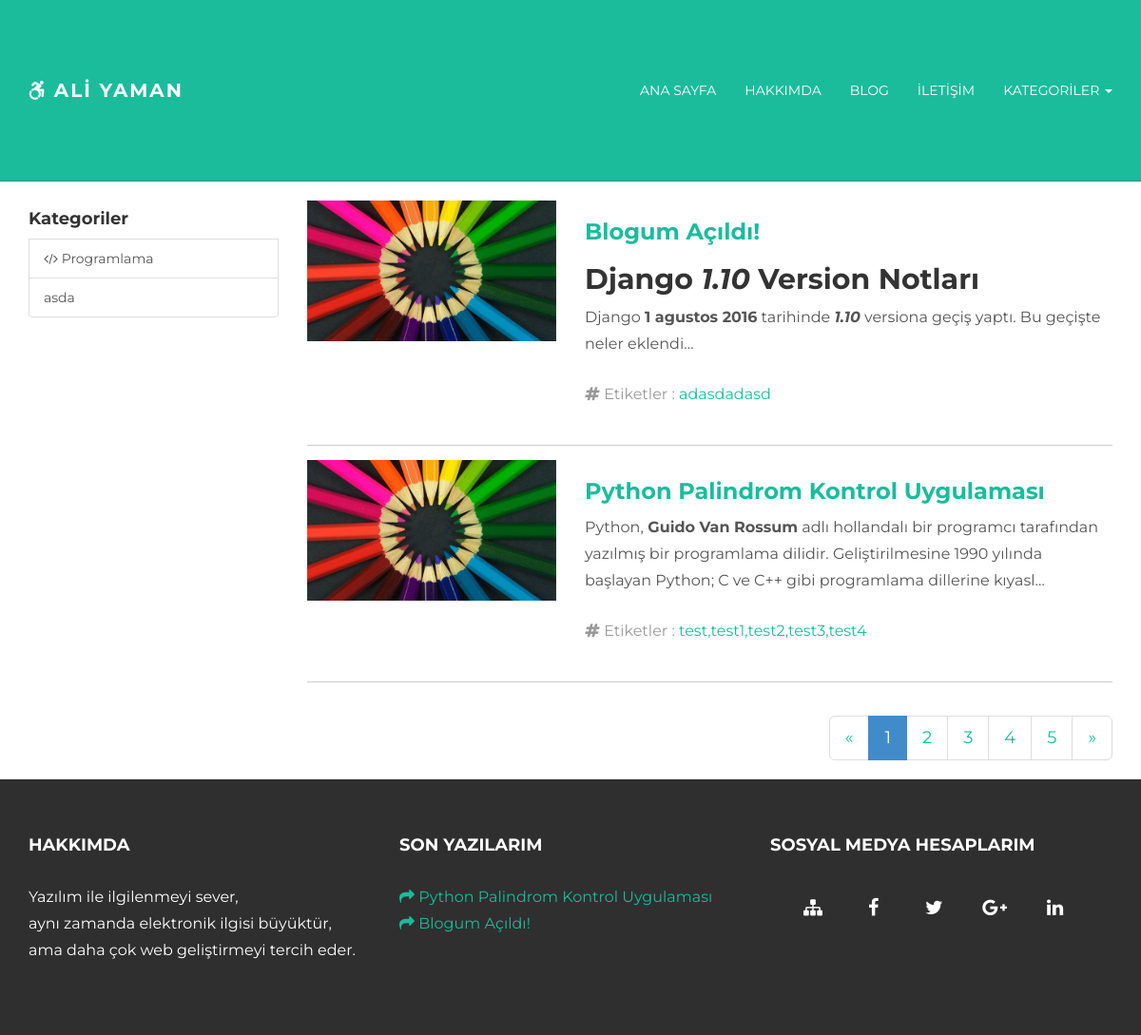
The page /blog/ on the database as committed earlier.
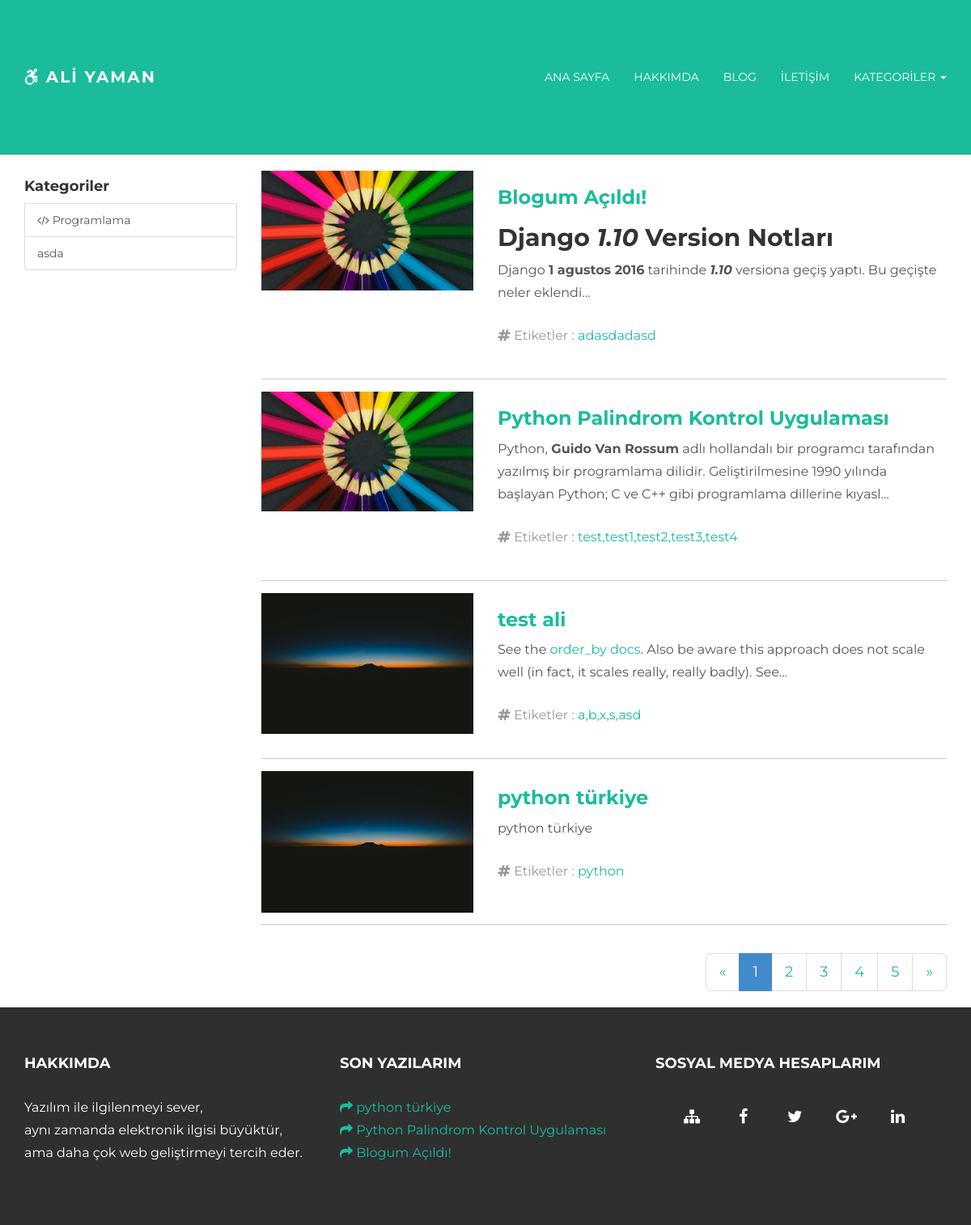
The same page on the database as committed later.
### Blog/models.py (models this page shows, shortened)
class category(models.Model):
    category_name = models.CharField(max_length=50,null=True)
    category_keywords = models.CharField(max_length=500,null=True)
    category_description = models.CharField(max_length=500,null=True)
    category_icon = models.CharField(max_length=100,null=True)
    class Meta:
        verbose_name_plural = "Kategoriler"

class post(models.Model):
    title = models.CharField(max_length=500,null=True)
    time = models.DateField(null=True)
    content = RichTextField(null=True)
    keywords = models.CharField(max_length=500,null=True)
    description = models.CharField(max_length=500,null=True)
    image = models.ImageField(upload_to='blog_img',null=True)
    category_list = models.ForeignKey(category,null=True)
    seo_url = models.CharField(max_length=500,null=True)
    class Meta:
        verbose_name_plural = "Blog Yaz"

### Blog/views.py (the view)
# urls.py: 2. Add a URL to urlpatterns:  url(r'^blog/', include('blog.urls'))
def blog(request):
    last_db = post.objects.order_by('?')[:3]
    db = post.objects.order_by()[:6]
    post_db = post.objects.all()
    category_db = category.objects.all()
    pages = Paginator(post_db,5)
    return render(request, 'blog.html', {
        'last_db': last_db,
        'db': db,
        'pages': pages,
        'category_db': category_db
    })

### templates/blog.html (shortened to what this page needs)
{% extends 'base.html' %}
{% load static %}
{% block category %}
<li class="dropdown">
          <a href="#" data-toggle="dropdown" role="button" aria-haspopup="true" aria-expanded="false">Kategoriler <span class="caret"></span></a>
        </li>
{% endblock %}
{% block content %}
<div class="row-fluid top30 pagetitle">
  <div class="container">
    <div class="row">
      <div class="col-md-12"><br></div>
    </div>
  </div>
</div>
<div class="container">
  <div class="row">
    <div class="col-md-3">
      <div id="demo" class="collapse in">
        <div class="list-group list-group">
          <h4 class="">Kategoriler</h4>
            {% for i in category_db %}
<a href="#" class="list-group-item"><i class="{{ i.category_icon }}" aria-hidden="true"></i> {{ i.category_name }}</a>
            {% endfor %}
        </div>
      </div>
    </div>
    <div class="col-md-9">
     {% for i in db %}
      <div class="row">
        <div class="col-sm-4"><a href="#" class=""><img src="http://127.0.0.1:8000/media/{{ i.image }}" class="img-responsive"></a>
        </div>
        <div class="col-sm-8">
          <h3 class="title"><a href="/makale/{{ i.seo_url }}">{{ i.title }}</a></h3>
            {{ i.content | safe | truncatechars:210 }}
          <p class="text-muted"> <i class="fa fa-hashtag" aria-hidden="true"></i> Etiketler :  <a href="/makale/{{ i.seo_url }}">{{ i.keywords }}</a></p>
        </div>
      </div>
      <hr>
    {% endfor %}
      <ul class="pagination pagination-lg pull-right">
        <li><a href="#">«</a></li>
        <li class="active"><a href="#">1</a></li>
        <li><a href="#">2</a></li>
        <li><a href="#">3</a></li>
        <li><a href="#">4</a></li>
        <li><a href="#">5</a></li>
        <li><a href="#">»</a></li>
      </ul>
    </div>
  </div>
</div>
{% endblock %}
{% block last_content %}
    {% for i in last_db %}
<a href="/makale/{{ i.seo_url }}"><i class="fa fa-share" aria-hidden="true"></i> {{ i.title }}</a><br/>
    {% endfor %}
{% endblock %}

### templates/base.html (shortened to what this page needs)
{% load static %}
<!DOCTYPE html>
<html lang="tr-TR">
  <head>
    <link href="{% static 'css/bootstrap.css' %}" rel="stylesheet">
    <link href="{% static 'css/main.css' %}" rel="stylesheet">
    <link href="{%  static 'css/font-awesome.css' %}" rel="stylesheet">
  </head>
  <body>
    <div class="navbar navbar-inverse navbar-static-top">
      <div class="container">
        <div class="navbar-header">
          <a class="navbar-brand" href="{% url 'home' %}"><i class="fa fa-wheelchair-alt" aria-hidden="true"></i> Ali Yaman</a>
        </div>
        <div class="navbar-collapse collapse">
          <ul class="nav navbar-nav navbar-right">
            <li><a href="/">Ana Sayfa</a></li>
            <li><a href="/hakkimda/">Hakkımda</a></li>
            <li><a href="/blog">Blog</a></li>
            <li><a href="/iletisim">İletişim</a></li>
            {% block category %}{% endblock %}
          </ul>
        </div>
      </div>
    </div>
{% block content %}{% endblock %}
	<div id="footer">
		<div class="container">
			<div class="row">
				<div class="col-lg-4">
					<h4>Hakkımda</h4>
					<p>
						Yazılım ile ilgilenmeyi sever,<br/>
						aynı zamanda elektronik ilgisi büyüktür, <br/>
						ama daha çok web geliştirmeyi tercih eder.
					</p>
				</div>
				<div class="col-lg-4">
					<h4>Son Yazılarım</h4>
					<p>
                        {% block last_content %}{% endblock %}
					</p>
				</div>
				<div class="col-lg-4">
					<h4>Sosyal Medya Hesaplarım</h4>
    			    <div class="col-md-12">
                        <ul class="social-network social-circle">
                            <li><a href="/sitemap.xml" class="icoRss" title="Sitemap"><i class="fa fa-sitemap"></i></a></li>
                            <li><a href="https://www.facebook.com/aliymn44" class="icoFacebook" title="Facebook"><i class="fa fa-facebook"></i></a></li>
                            <li><a href="https://www.facebook.com/aliymn44" class="icoTwitter" title="Twitter"><i class="fa fa-twitter"></i></a></li>
                            <li><a href="https://www.facebook.com/aliymn44" class="icoGoogle" title="Google +"><i class="fa fa-google-plus"></i></a></li>
                            <li><a href="https://www.facebook.com/aliymn44" class="icoLinkedin" title="Linkedin"><i class="fa fa-linkedin"></i></a></li>
                        </ul>
				    </div>
				</div>
			</div>
		</div>
	</div>
  </body>
</html>

### static/css/main.css (style rules this page uses)
body { background-color: #ffffff; font-family: 'Montserrat', sans-serif; font-weight: 400; font-size: 14px; color: #555; -webkit-font-smoothing: antialiased; -webkit-overflow-scrolling: touch; }
h1, h2, h3, h4, h5, h6 { font-family: 'Montserrat', sans-serif; font-weight: 700; color: #333; }
p { line-height: 28px; margin-bottom: 25px; font-size: 16px; }
a { color: #1abc9c; word-wrap: break-word; -webkit-transition: color 0.1s ease-in, background 0.1s ease-in; -moz-transition: color 0.1s ease-in, background 0.1s ease-in; -ms-transition: color 0.1s ease-in, background 0.1s ease-in; -o-transition: color 0.1s ease-in, background 0.1s ease-in; transition: color 0.1s ease-in, background 0.1s ease-in; }
a:before, a:after { -webkit-transition: color 0.1s ease-in, background 0.1s ease-in; -moz-transition: color 0.1s ease-in, background 0.1s ease-in; -ms-transition: color 0.1s ease-in, background 0.1s ease-in; -o-transition: color 0.1s ease-in, background 0.1s ease-in; transition: color 0.1s ease-in, background 0.1s ease-in; }
hr { display: block; height: 1px; border: 0; border-top: 1px solid #ccc; margin: 1em 0; padding: 0; }
.navbar { text-transform: uppercase; margin-bottom: 0px; }
.navbar-inverse { padding-bottom: 70px; padding-top: 70px; }
.navbar-inverse { background-color: #1abc9c; border-color: #16a085; }
.navbar-inverse .navbar-nav > li > a { color: white; }
.navbar-brand { font-weight: 700; font-size: 20px; letter-spacing: 2px; }
.navbar-inverse .navbar-brand { color: white; }
#footer { background-color: #2f2f2f; padding-top: 50px; padding-bottom: 50px; }
#footer p { color: white; }
#footer h4 { color: white; text-transform: uppercase; padding-bottom: 20px; }

Rows that differ between the two databases and show on the page:
added post: image (picture), title "test ali", content "See the order_by docs . Also be aware this approach does not scale well (in fact, it scales really, really badly). See…", keywords "a,b,x,s,asd"
added post: image (picture), title "python türkiye", content "python türkiye", keywords "python"
